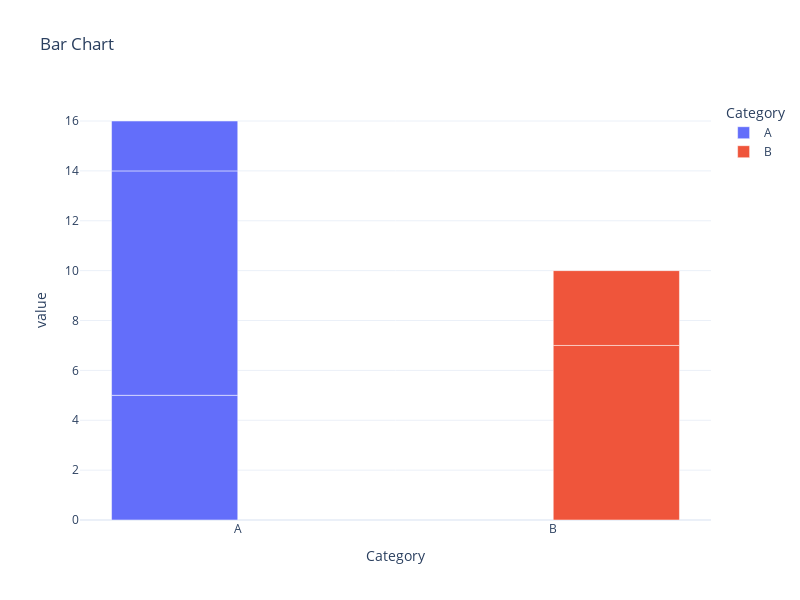

The code cell stored with this chart in its notebook:
### Markdown cell above
### <a id='toc1_1_4_'></a>[Bar chart (`px.bar`):](#toc0_)

### Code cell
fig3 = px.bar(
    data,  # DataFrame or array-like: Input data
    x='category',  # str or int: Column name or index to be used for x-axis categories
    y='value',  # str or int: Column name or index to be used for y-axis values
    color='category',  # str or int: Column name or index to be used for color
    barmode='group',  # str: Specifies the bar mode ('group', 'stack', 'overlay', 'relative')
    hover_data=['value'],  # list, array-like: Additional columns to display in the hover tooltip
    labels={'category': 'Category'},  # dict: Dictionary specifying axis labels
    title='Bar Chart',  # str: Title of the plot
    template='plotly_white',  # str: Plotly template name or Plotly.js template object
    width=800,  # int: Width of the plot in pixels
    height=600  # int: Height of the plot in pixels
)
fig3.show()

### Figure 1 — Plotly figure (JSON) as saved in the notebook; plotly's stock layout.template omitted (floating-point values rounded to 4 significant figures)
{"data": [{"alignmentgroup": "True", "hovertemplate": "Category=%{x}<br>value=%{y}<extra></extra>", "legendgroup": "A", "marker": {"color": "#636efa", "pattern": {"shape": ""}}, "name": "A", "offsetgroup": "A", "orientation": "v", "showlegend": true, "textposition": "auto", "type": "bar", "x": ["A", "A", "A"], "xaxis": "x", "y": [5, 9, 2], "yaxis": "y"}, {"alignmentgroup": "True", "hovertemplate": "Category=%{x}<br>value=%{y}<extra></extra>", "legendgroup": "B", "marker": {"color": "#EF553B", "pattern": {"shape": ""}}, "name": "B", "offsetgroup": "B", "orientation": "v", "showlegend": true, "textposition": "auto", "type": "bar", "x": ["B", "B"], "xaxis": "x", "y": [7, 3], "yaxis": "y"}], "layout": {"barmode": "group", "height": 600, "legend": {"title": {"text": "Category"}, "tracegroupgap": 0}, "title": {"text": "Bar Chart"}, "width": 800, "xaxis": {"anchor": "y", "categoryarray": ["A", "B"], "categoryorder": "array", "domain": [0, 1], "title": {"text": "Category"}}, "yaxis": {"anchor": "x", "domain": [0, 1], "title": {"text": "value"}}}}
